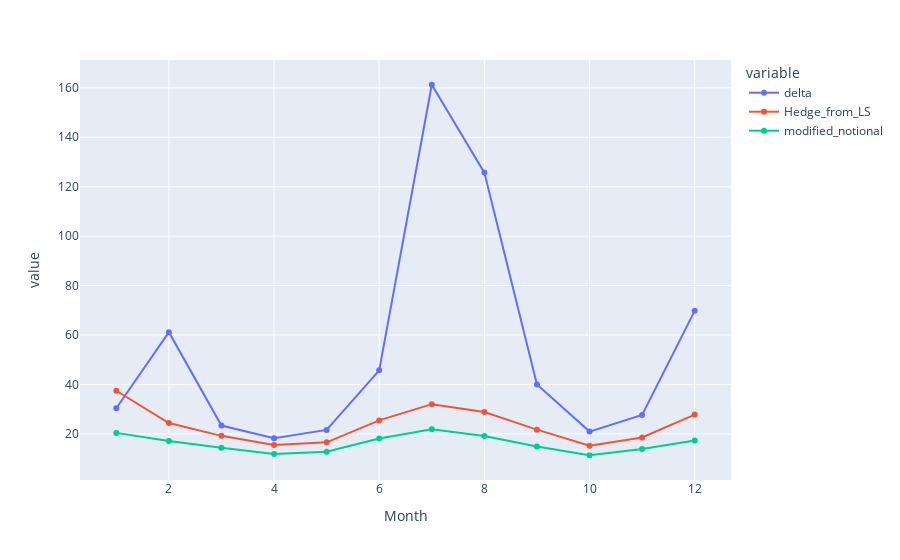

Notebook code cell kept with this figure:
### Code cell
df_results.merge(
    fwd,
    on='Month'
).merge(
    vols,
    on='Month'
).merge(
    df_results_from_mm,
    on='Month'
).merge(
    hedges_from_ls,
    on='Month'
).assign(
    lev=lambda DF: (DF.N_H - DF.N_L) / (DF.K_H - DF.K_L),
    T_mid=lambda DF: (DF.Month - 0.5) / 12, # Time to the middle of the month from today
    F_tilde=lambda DF: DF.F * np.exp(DF.Sigma ** 2 * DF.T_mid),
    CS=lambda DF: DF.apply(
        lambda DF: euro_option_price(DF.F, DF.K_L, DF.T_mid, 0, DF.Sigma) - euro_option_price(DF.F, DF.K_H, DF.T_mid, 0, DF.Sigma),
        axis=1
    ),
    CS_tilde=lambda DF: DF.apply(
        lambda DF: euro_option_price(DF.F_tilde, DF.K_L, DF.T_mid, 0, DF.Sigma) - euro_option_price(DF.F_tilde, DF.K_H, DF.T_mid, 0, DF.Sigma),
        axis=1
    ),
    k_num=lambda DF: DF.F * (DF.N_L + DF.lev * DF.CS_tilde),
    k_denom=lambda DF: DF.N_L + DF.lev * DF.CS,
    k=lambda DF: DF.k_num / DF.k_denom,
    delta_CS_tilde=lambda DF: DF.apply(
        lambda DF: (euro_option_price(DF.F_tilde, DF.K_L, DF.T_mid, 0, DF.Sigma) - delta(DF.F_tilde, DF.K_H, DF.T_mid, 0, DF.Sigma))* np.exp(DF.Sigma ** 2 * DF.T_mid),
        axis=1
    ),
    delta=lambda DF: (DF.k - (DF.N_L + DF.lev * DF.CS_tilde) - (DF.lev * DF.delta_CS_tilde * np.exp(DF.Sigma ** 2 * DF.T_mid))) / -100, # Adjusting for block size to compare to LS, multiplying by -1 to get the hedge volume
    modified_notional=lambda DF: DF.k_denom / 100 # Adjusting for block size
).apply(
    pd.to_numeric
).pipe(
    px.line,
    x='Month',
    # y=['k', 'Price_from_MM'],
    y=['delta', 'Hedge_from_LS', 'modified_notional'],
    # y='Sigma',
    markers=True
) #.write_image('plot.png', width=1200, height=400)

### Figure 1 — Plotly figure (JSON) as saved in the notebook; plotly's stock layout.template omitted (floating-point values rounded to 4 significant figures)
{"data": [{"hovertemplate": "variable=delta<br>Month=%{x}<br>value=%{y}<extra></extra>", "legendgroup": "delta", "line": {"color": "#636efa", "dash": "solid"}, "marker": {"symbol": "circle"}, "mode": "lines+markers", "name": "delta", "orientation": "v", "showlegend": true, "type": "scatter", "x": [1, 2, 3, 4, 5, 6, 7, 8, 9, 10, 11, 12], "xaxis": "x", "y": [30.39, 61.15, 23.35, 18.2, 21.61, 45.7, 161.2, 125.7, 40.0, 20.92, 27.62, 69.76], "yaxis": "y"}, {"hovertemplate": "variable=Hedge_from_LS<br>Month=%{x}<br>value=%{y}<extra></extra>", "legendgroup": "Hedge_from_LS", "line": {"color": "#EF553B", "dash": "solid"}, "marker": {"symbol": "circle"}, "mode": "lines+markers", "name": "Hedge_from_LS", "orientation": "v", "showlegend": true, "type": "scatter", "x": [1, 2, 3, 4, 5, 6, 7, 8, 9, 10, 11, 12], "xaxis": "x", "y": [37.44, 24.38, 19.19, 15.51, 16.57, 25.45, 32.02, 28.82, 21.7, 15.19, 18.56, 27.79], "yaxis": "y"}, {"hovertemplate": "variable=modified_notional<br>Month=%{x}<br>value=%{y}<extra></extra>", "legendgroup": "modified_notional", "line": {"color": "#00cc96", "dash": "solid"}, "marker": {"symbol": "circle"}, "mode": "lines+markers", "name": "modified_notional", "orientation": "v", "showlegend": true, "type": "scatter", "x": [1, 2, 3, 4, 5, 6, 7, 8, 9, 10, 11, 12], "xaxis": "x", "y": [20.4, 17.13, 14.4, 11.87, 12.8, 18.11, 21.84, 19.12, 14.85, 11.35, 13.91, 17.31], "yaxis": "y"}], "layout": {"legend": {"title": {"text": "variable"}, "tracegroupgap": 0}, "margin": {"t": 60}, "xaxis": {"anchor": "y", "domain": [0, 1], "title": {"text": "Month"}}, "yaxis": {"anchor": "x", "domain": [0, 1], "title": {"text": "value"}}}}
